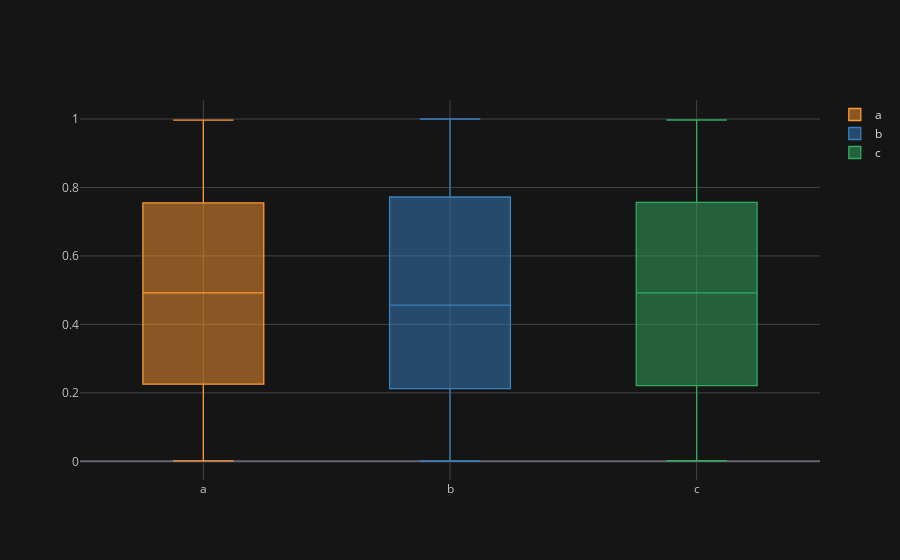

Notebook cell for this chart:
### Code cell
df.iplot(kind="box")

### Figure 1 — Plotly figure (JSON) as saved in the notebook; plotly's stock layout.template omitted (floating-point values rounded to 4 significant figures; data arrays with more than 128 entries replaced by an {"elided": "..."} marker saying what was removed)
{"data": [{"boxpoints": false, "line": {"width": 1.3}, "marker": {"color": "rgba(255, 153, 51, 1.0)"}, "name": "a", "orientation": "v", "type": "box", "y": {"elided": "300 float values"}}, {"boxpoints": false, "line": {"width": 1.3}, "marker": {"color": "rgba(55, 128, 191, 1.0)"}, "name": "b", "orientation": "v", "type": "box", "y": {"elided": "300 float values"}}, {"boxpoints": false, "line": {"width": 1.3}, "marker": {"color": "rgba(50, 171, 96, 1.0)"}, "name": "c", "orientation": "v", "type": "box", "y": {"elided": "300 float values"}}], "layout": {"legend": {"bgcolor": "#151516", "font": {"color": "#D9D9D9"}}, "paper_bgcolor": "#151516", "plot_bgcolor": "#151516", "title": {"font": {"color": "#D9D9D9"}}, "xaxis": {"gridcolor": "#434343", "showgrid": true, "tickfont": {"color": "#C2C2C2"}, "title": {"font": {"color": "#D9D9D9"}, "text": ""}, "zerolinecolor": "#666570"}, "yaxis": {"gridcolor": "#434343", "showgrid": true, "tickfont": {"color": "#C2C2C2"}, "title": {"font": {"color": "#D9D9D9"}, "text": ""}, "zerolinecolor": "#666570"}}}
